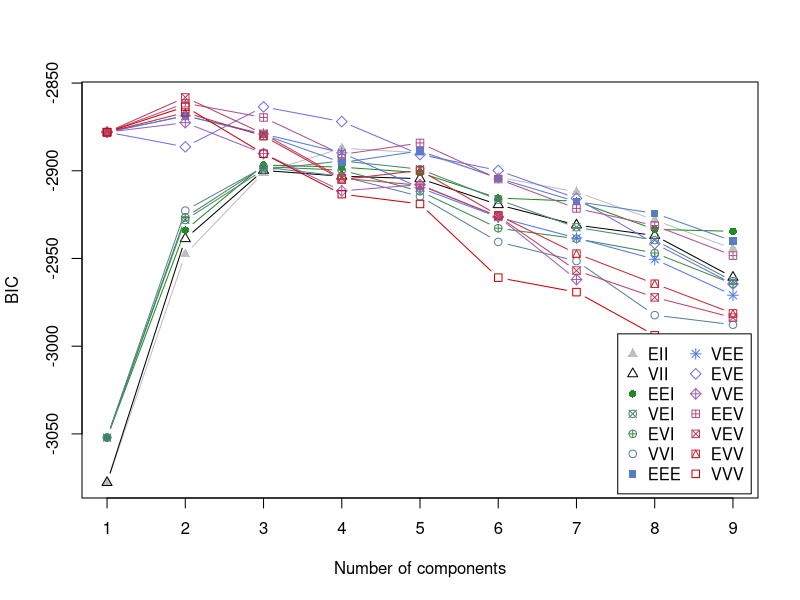
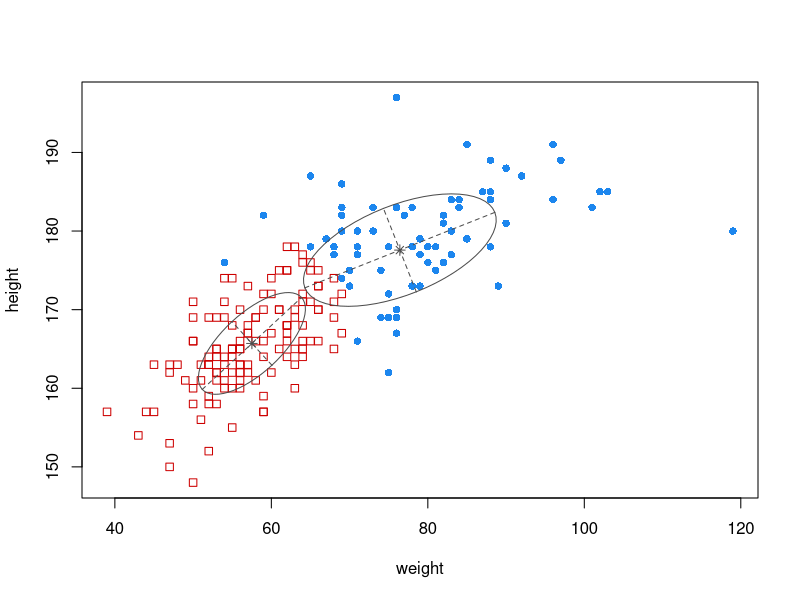
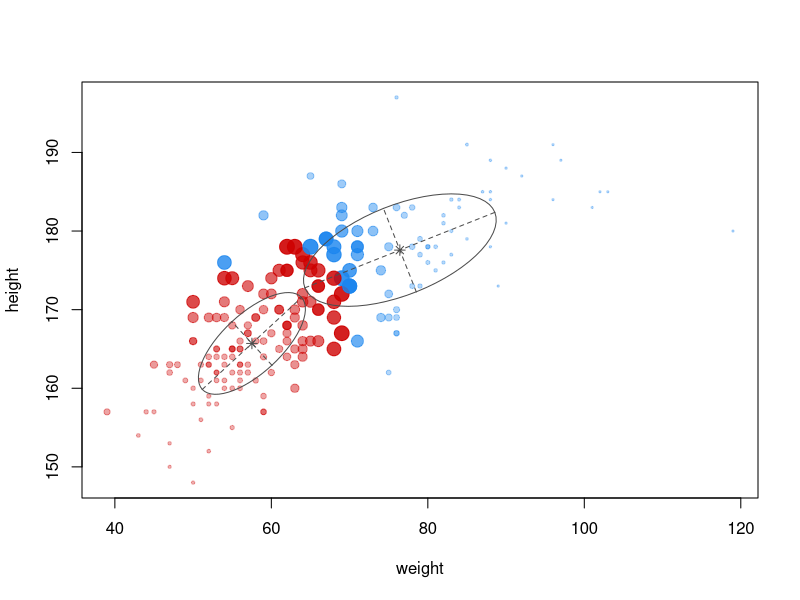
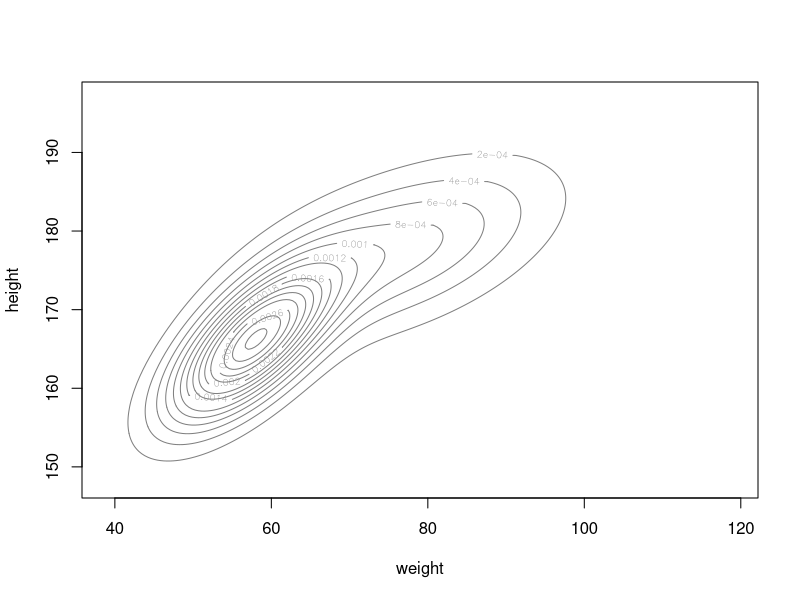

Generate these figures, in order, with R: (Note: this script raises an error after producing the figures.)
require(car)
require(mclust)

# change working directory
frame_files <- lapply(sys.frames(), function(x) x$ofile)
frame_files <- Filter(Negate(is.null), frame_files)
setwd(dirname(frame_files[[length(frame_files)]]))

summary(Davis)
# sex         weight          height          repwt            repht
# F:112   Min.   : 39.0   Min.   : 57.0   Min.   : 41.00   Min.   :148.0
# M: 88   1st Qu.: 55.0   1st Qu.:164.0   1st Qu.: 55.00   1st Qu.:160.5
#         Median : 63.0   Median :169.5   Median : 63.00   Median :168.0
#         Mean   : 65.8   Mean   :170.0   Mean   : 65.62   Mean   :168.5
#         3rd Qu.: 74.0   3rd Qu.:177.2   3rd Qu.: 73.50   3rd Qu.:175.0
#         Max.   :166.0   Max.   :197.0   Max.   :124.00   Max.   :200.0
#                                         NA's   :17       NA's   :17

X <- Davis[-12, c("weight", "height")]
res <- Mclust(X)
summary(res, parameters=T)
# ----------------------------------------------------
# Gaussian finite mixture model fitted by EM algorithm
# ----------------------------------------------------
#
# Mclust VEV (ellipsoidal, equal shape) model with 2 components:
#
#  log.likelihood   n df       BIC       ICL
#       -1402.653 199 10 -2858.238 -2921.798
#
# Clustering table:
#   1   2
#  78 121
#
# Mixing probabilities:
#         1         2
# 0.4313847 0.5686153
#
# Means:
#             [,1]      [,2]
# weight  75.80214  57.32628
# height 177.21662 165.55903
#
# Variances:
# [,,1]
#           weight   height
# weight 154.01612 49.82309
# height  49.82309 53.08884
# [,,2]
#          weight   height
# weight 45.44897 29.80516
# height 29.80516 41.76247

plot(res)

pi <- res$parameters$pro # mix rete
X <- Davis[, c("weight", "height")]
XX <- cdens(
      modelName=res$modelName,
      X,
      parameters=res$parameters
  )

anomary <- -log(as.matrix(XX) %*% as.matrix(pi))

d <- data.frame(x=c(1:200), y=anomary)

p <- ggplot(d,
      aes(
        x=x,
        y=y
      )
    )
p <- p + geom_point() + labs(title="", x="index", y="anomary")
plot(p)
ggsave("./img/mclust-anomary.png", p)
